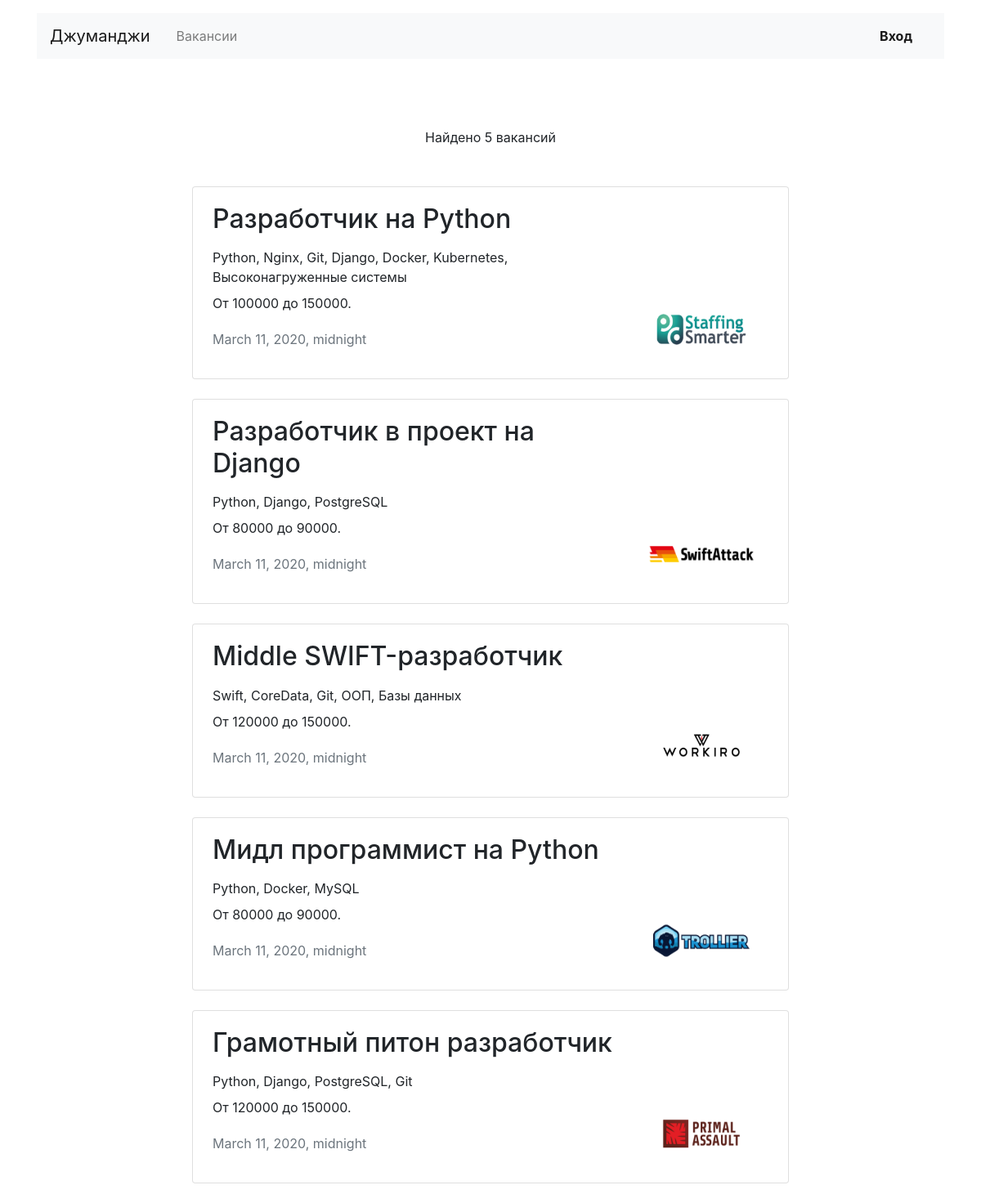
Page /vacancies/ on the committed database.
### vacancies/models.py (models this page shows, shortened)
class Vacancy(models.Model):
    title = models.CharField(max_length=64)
    specialty = models.ForeignKey(Specialty, on_delete=models.CASCADE, related_name='vacancies')
    company = models.ForeignKey(Company, on_delete=models.CASCADE, related_name='vacancies')
    skills = models.TextField()
    description = models.TextField()
    salary_min = models.IntegerField()
    salary_max = models.IntegerField()
    published_at = models.DateTimeField()

class Company(models.Model):
    name = models.CharField(max_length=64)
    location = models.CharField(max_length=64)
    description = models.TextField()
    employee_count = models.IntegerField()
    logo = models.ImageField(upload_to='company_logos', height_field='height_field',
                             width_field='width_field')
    height_field = models.PositiveIntegerField(default=150)
    width_field = models.PositiveIntegerField(default=150)
    owner = models.OneToOneField(User, related_name='companies', on_delete=models.CASCADE)

### vacancies/views.py (the view)
# urls.py: path('vacancies/', AllVacanciesView.as_view(), name='all_vacancies'),
class AllVacanciesView(ListView):
    template_name = 'vacancies/vacancies.html'
    model = Vacancy

### templates/vacancies/vacancies.html
{% extends 'vacancies/base.html' %}
{% block content %}
  <main class="container mt-3">
    <section>
      <h1 class="h1 text-center mx-auto mt-4 pt-5" style="font-size: 70px;"><strong>{{ specialty }}</strong></h1>
      <p class="text-center pt-1">Найдено {{ object_list|length }} вакансий</p>
      <div class="row mt-5">
        <div class="col-12 col-lg-8 offset-lg-2 m-auto">
          {% for object in object_list %}
          {% url 'vacancy' object.id as vac_url %}
          <div class="card mb-4">
            <div class="card-body px-4">
              <div class="row">
                <div class="col-12 col-md-8 col-lg-9">
                  <h2 class="h2 pb-2">{{ object.title }}</h2>
                  <p class="mb-2">{{ object.skills }}</p>
                  <p>От {{ object.salary_min }} до {{ object.salary_max }}.</p>
                  <p class="text-muted pt-1">{{ object.published_at }}</p>
                </div>
                <div class="col-12 col-md-4 col-lg-3 d-flex align-items-end">
                  <a href="{{ vac_url }}"><img src="{{ object.company.logo.url }}" width="130" height="80" alt=""></a>
                </div>
              </div>
            </div>
          </div>
          {% endfor %}
          </div>
        </div>
    </section>
  </main>
{% endblock %}

### rows in the picture
Vacancy: title "Разработчик на Python", skills "Python, Nginx, Git, Django, Docker, Kubernetes, Высоконагруженные системы", salary_min "100000", salary_max "150000", published_at "March 11, 2020, midnight", company.logo (picture)
Vacancy: title "Разработчик в проект на Django", skills "Python, Django, PostgreSQL", salary_min "80000", salary_max "90000", published_at "March 11, 2020, midnight", company.logo (picture)
Vacancy: title "Middle SWIFT-разработчик", skills "Swift, CoreData, Git, ООП, Базы данных", salary_min "120000", salary_max "150000", published_at "March 11, 2020, midnight", company.logo (picture)
Vacancy: title "Мидл программист на Python", skills "Python, Docker, MySQL", salary_min "80000", salary_max "90000", published_at "March 11, 2020, midnight", company.logo (picture)
Vacancy: title "Грамотный питон разработчик", skills "Python, Django, PostgreSQL, Git", salary_min "120000", salary_max "150000", published_at "March 11, 2020, midnight", company.logo (picture)

### other values in the picture
{{ object_list|length }} "5"
